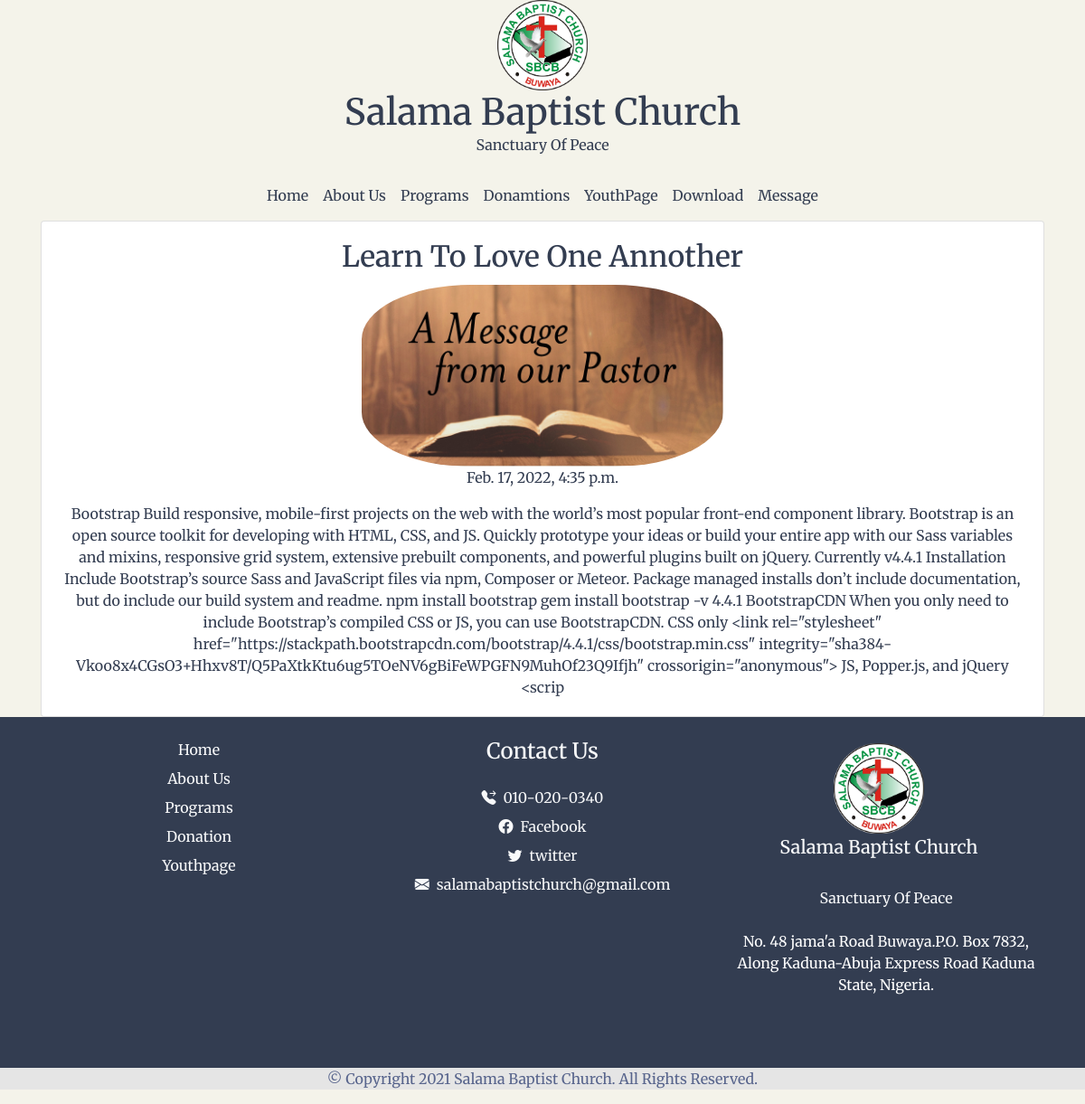
The app's page /pastorpost3 with its own data.
### salamaapp/models.py (models this page shows)
class pastorsCorner(models.Model):
    title=  models.CharField(max_length=200)
    message= models.CharField(max_length=1000)
    image= models.ImageField(upload_to= filepath,null=True, blank=True)
    date= models.DateTimeField(default=datetime.now(), blank=False)

### salamaapp/views.py (the view)
# urls.py: path('pastorpost<str:pk>', views.pastorpost, name='pastorpost')
def pastorpost(request, pk):
    message= pastorsCorner.objects.get(id=pk)
    return render(request, 'pastorpost.html', {'messages':message})

### templates/pastorpost.html (shortened to what this page needs)
{% load static %}
<!DOCTYPE html>
<html lang="en">
<head>
        <link rel="stylesheet" href="https://cdn.jsdelivr.net/npm/bootstrap-icons@1.7.1/font/bootstrap-icons.css">
        <link rel="stylesheet" href="{% static 'css/bootstrap.min.css' %}">
        <link rel="stylesheet" href="{% static 'css/styles.css' %}">
</head>
<body class="about-body">
        <section id="title">
            <div>
                <div  class="bootstrap-icons"> <img id="logo" src="{% static 'img/sbclogo.png' %}"></div>
                <h1>Salama Baptist Church</h1>
                <p> Sanctuary Of Peace</p>
            </div>
            <nav class="navbar navbar-expand-lg ">
            <div class="collapse navbar-collapse "  id="navbarTogglerDemo02">
                <ul class="navbar-nav mx-auto ">
                    <li class="nav-item">
                        <a class="nav-link" href="/"> Home</a>
                    </li>
                    <li class="nav-item">
                        <a class="nav-link" href="about"> About Us</a>
                    </li>
                    <li class="nav-item">
                        <a class="nav-link" href="programs"> Programs</a>
                    </li>
                    <li class="nav-item">
                        <a class="nav-link" href="donation"> Donamtions </a>
                    </li>
                    <li class="nav-item">
                        <a class="nav-link" href="youthpage">YouthPage</a>
                    </li>
                    <li class="nav-item">
                        <a class="nav-link" href="download">Download</a>
                    </li>
                    <li class="nav-item">
                        <a class="nav-link" href="message">Message</a>
                    </li>
                </ul>
            </div>
        </nav>
        </section>
        <section class="programs">
            <div class="container">
                <div class="row">
                    <div class="col">
                        <div class="card">
                                    <div class="card-body">
                                        <h2 class="card-title"> {{messages.title}}</h2>
                                        {% if messages.image %}
                                        <img class="team-member-img img-fluid " src="{{ messages.image.url }}" alt="Card image">
                                        {% else %}
                                        <img class="pastor-img img-fluid " src="{% static '\img\Message-from-pastor.jpg' %}" alt="Card image">
                                        {% endif %}
                                        <p>{{messages.date}}</p>
                                        <p class="card-text">{{messages.message}}</p>
                                    </div>
                                </div>
                    </div>
                </div>
            </div>
        </section>
            <footer>
                             <div class="container">
            <div class="row py-4">
                <div class="col-lg-4 col-md-4 my-sm-0 mt-4">
                        <ul class="list-unstyled text-light light-300">
                            <li class="pb-2">
                                <a class="text-decoration-none text-light" href="/">Home</a>
                            </li>
                            <li class="pb-2">
                                <a class="text-decoration-none text-light py-1" href="about">About Us</a>
                            </li>
                            <li class="pb-2">
                                <a class="text-decoration-none text-light py-1" href="programs">Programs</a>
                            </li>
                            <li class="pb-2">
                                <a class="text-decoration-none text-light py-1" href="donation">Donation</a>
                            </li>
                            <li class="pb-2">
                                <a class="text-decoration-none text-light py-1" href="youthpage">Youthpage</a>
                            </li>
                        </ul>
                </div>
                <div class="col-lg-4 col-md-4 my-sm-0 mt-4">
                    <h2 class="h4 pb-lg-3 text-light light-300">Contact Us</h2>
                    <ul class="list-unstyled text-light light-300">
                        <li class="pb-2">
                            <i class="bi bi-telephone-forward-fill mr-2"></i><a class="text-decoration-none text-light py-1" href="tel:010-020-0340">010-020-0340</a>
                        </li>
                         <li class="pb-2">
                            <i class="bi bi-facebook mr-2"></i><a class="text-decoration-none text-light py-1" href="">Facebook</a>
                        </li>
                        <li class="pb-2">
                            <i class="bi bi-twitter mr-2"></i><a class="text-decoration-none text-light py-1" href="">twitter</a>
                        </li>
                        <li class="pb-2">
                            <i class="bi bi-envelope-fill mr-2"></i><a class="text-decoration-none text-light py-1" href="mailto:info@company.com">salamabaptistchurch@gmail.com</a>
                        </li>
                    </ul>
                </div>
                 <div class="col-lg-4 col-12 align-left">
                    <a class="navbar-brand" href="/">
                        <div  class="footer-image"> <img id="logo" src="{% static 'img/sbclogo.png' %}"></div>
                        <span class="text-light h5">Salama</span> <span class="text-light h5 semi-bold-600">Baptist Church</span>
                    </a>
                    <p class="text-light my-lg-4 my-2">
                        Sanctuary Of Peace
                    </p>
                    <p>No. 48 jama'a Road Buwaya.P.O. Box 7832, Along Kaduna-Abuja Express Road Kaduna State, Nigeria.</p>
                    <ul class="list-inline footer-icons light-300">
                    </ul>
                </div>
            </div>
        </div>
            <div class="footer">
                        <p>
                            © Copyright 2021 Salama Baptist Church. All Rights Reserved.
                        </p>
            </div>
            </footer>
</body>
</html>

### static/css/styles.css (style rules this page uses)
body { background-color: #F4F3EA; color: #333d51; font-family: 'Merriweather', serif; font: size 10px; }
h1 { margin-bottom: 0; }
nav a { color: #333d51; }
img { overflow: hidden; }
#logo { width: 100px; height: 100px; }
#title { text-align: center; }
footer { background-color: #333d51; text-align: center; color: #ffff; }
.footer { background-color: #e5e5e5; color: #57648c; }
.pastor-img { width: 400px; height: 400x; border-radius: 30%; }
.about-body { text-align: center; }

### records on screen
pastorsCorner: title "Learn To Love One Annother", date "Feb. 17, 2022, 4:35 p.m.", message "Bootstrap Build responsive, mobile-first projects on the web with the world’s most popular front-end component library. Bootstrap is an open source toolkit for developing with HTML, CSS, and JS. Quickly prototype your ideas or build your entire app with our Sass variables and mixins, responsive grid system, extensive prebuilt components, and powerful plugins built on jQuery. Currently v4.4.1 Installation Include Bootstrap’s source Sass and JavaScript files via npm, Composer or Meteor. Package managed installs don’t include documentation, but do include our build system and readme. npm install bootstrap gem install bootstrap -v 4.4.1 BootstrapCDN When you only need to include Bootstrap’s…"
